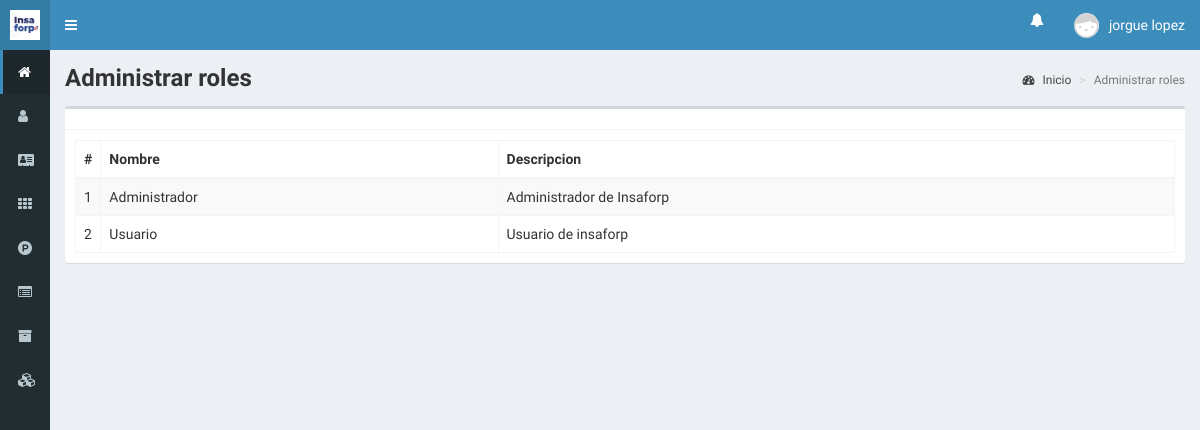
Page /role (signed in) on the committed database.
### tables this page shows
CREATE TABLE IF NOT EXISTS `tbl_roles` (
  `id_rol` int NOT NULL AUTO_INCREMENT,
  `nombre` varchar(50) DEFAULT NULL,
  `descripcion` varchar(50) DEFAULT NULL,
  PRIMARY KEY (`id_rol`)
);

### controladores/plantilla.controlador.php (called while the page is built)
<?php
class ControladorPlantilla{
	static public function ctrPlantilla(){
		include "vistas/plantilla.php";
	}
}

### index.php (called while the page is built, shortened)
<?php
require_once "controladores/plantilla.controlador.php";
require_once "controladores/usuarios.controlador.php";
require_once "controladores/role.controlador.php";
require_once "controladores/inventario.controlador.php";
require_once "modelos/role.modelo.php";
$plantilla = new ControladorPlantilla();
$plantilla -> ctrPlantilla();

### controladores/role.controlador.php (called while the page is built, shortened)
<?php
class ControladorRole{
	static public function ctrMostrarRole($item, $valor){
		$tabla = "tbl_roles";
		$respuesta = ModeloRole::mdlMostrarRole($tabla, $item, $valor);
		return $respuesta;
	}
}

### modelos/conexion.php (called while the page is built)
<?php
class Conexion{
	static public function conectar(){
		$link = new PDO("mysql:host=localhost;dbname=insaforp", "root", "", array(PDO::MYSQL_ATTR_INIT_COMMAND => "SET NAMES utf8"));
		$link->setAttribute(PDO::ATTR_ERRMODE, PDO::ERRMODE_WARNING);
		$link->exec("set names utf8");
		return $link;
	}
}

### modelos/role.modelo.php (called while the page is built, shortened)
<?php
require_once "conexion.php";
class ModeloRole{
	static public function mdlMostrarRole($tabla, $item, $valor){
		if($item != null){
			$stmt = Conexion::conectar()->prepare("SELECT * FROM $tabla WHERE $item = :$item");
			$stmt -> bindParam(":".$item, $valor, PDO::PARAM_STR);
			$stmt -> execute();
			return $stmt -> fetch();
		}else{
			$stmt = Conexion::conectar()->prepare("SELECT * FROM $tabla");
			$stmt -> execute();
			return $stmt -> fetchAll();
		}
	}
}

### vistas/modulos/role.php (the view, shortened to what this page needs)
<div class="content-wrapper">
  <section class="content-header">
    <h1>
      <b>Administrar roles</b>
    </h1>
    <ol class="breadcrumb">
      <li><a href="inicio"><i class="fa fa-dashboard"></i> Inicio</a></li>
      <li class="active">Administrar roles</li>
    </ol>
  </section>
  <section class="content">
    <div class="box">
      <div class="box-header with-border">
      </div>
      <div class="box-body">
       <table class="table table-bordered table-striped dt-responsive tablas" width="100%">
        <thead>
         <tr>
           <th style="width:10px">#</th>
           <th>Nombre</th>
           <th>Descripcion</th>
         </tr>
        </thead>
        <tbody>
        <?php
          $item = null;
          $valor = null;
          $categorias = ControladorRole::ctrMostrarRole($item, $valor);
          foreach ($categorias as $key => $value) {
            echo ' <tr>
                    <td>'.($key+1).'</td>
                    <td>'.$value["nombre"].'</td>
                    <td>'.$value["descripcion"].'</td>
                  </tr>';
          }
        ?>
        </tbody>
       </table>
      </div>
    </div>
  </section>
</div>

### rows in the picture
tbl_roles: nombre "Administrador", descripcion "Administrador de Insaforp"
tbl_roles: nombre "Usuario", descripcion "Usuario de insaforp"

### other values in the picture
$_SESSION["nombres"] "jorgue lopez"
